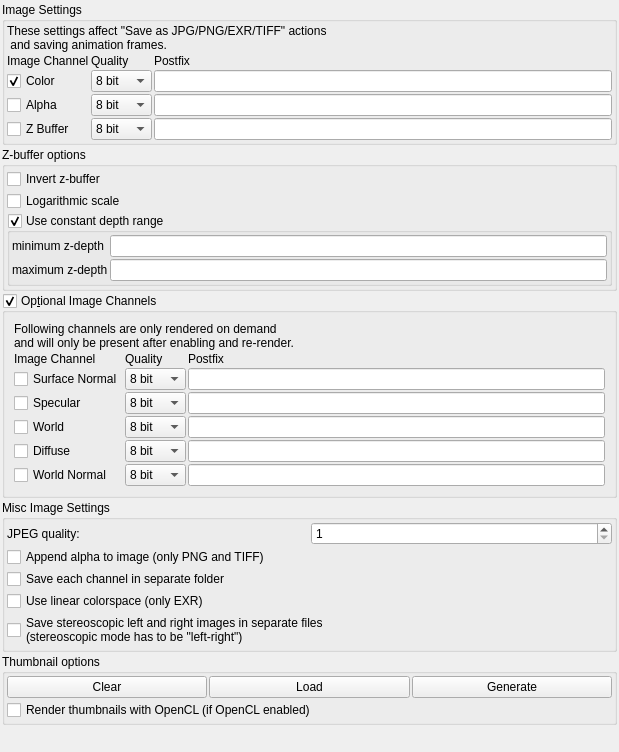
         <widget class="QWidget" name="scrollAreaWidgetContents_image">
          <property name="geometry">
           <rect>
            <x>0</x>
            <y>0</y>
            <width>619</width>
            <height>752</height>
           </rect>
          </property>
          <layout class="QVBoxLayout" name="verticalLayout_image">
           <property name="spacing">
            <number>2</number>
           </property>
           <property name="leftMargin">
            <number>2</number>
           </property>
           <property name="topMargin">
            <number>2</number>
           </property>
           <property name="rightMargin">
            <number>2</number>
           </property>
           <property name="bottomMargin">
            <number>2</number>
           </property>
           <item>
            <widget class="QGroupBox" name="groupBox_4">
             <property name="toolTip">
              <string>&lt;html&gt;&lt;head/&gt;&lt;body&gt;&lt;p&gt;&lt;span style=&quot; font-weight:600;&quot;&gt;JPG&lt;/span&gt;&lt;/p&gt;&lt;p&gt;The quality value will be ignored, since JPG only supports 8 bit precision.&lt;/p&gt;&lt;p&gt;Every image channel will be saved as a separate file with appended postfix.&lt;/p&gt;&lt;p&gt;&lt;span style=&quot; font-weight:600;&quot;&gt;PNG&lt;/span&gt;&lt;/p&gt;&lt;p&gt;The quality value can be 8 bit or 16 bit (32 bit will result in 16 bit precision).&lt;/p&gt;&lt;p&gt;Every image channel will be saved as a separate file. &lt;/p&gt;&lt;p&gt;Only exception can be alpha channel:&lt;/p&gt;&lt;p&gt;If both Color and Alpha channel are selected and &amp;quot;Append alpha to image (only PNG and TIFF)&amp;quot;, then color + alpha will be saved to a RGBA image with quality and postfix of color row.&lt;/p&gt;&lt;p&gt;&lt;span style=&quot; font-weight:600;&quot;&gt;TIFF&lt;/span&gt;&lt;/p&gt;&lt;p&gt;The quality value can be 8 bit, 16 bit or 32 bit.&lt;/p&gt;&lt;p&gt;Every image channel will be saved as a separate file. &lt;/p&gt;&lt;p&gt;Only exception can be alpha channel:&lt;/p&gt;&lt;p&gt;If both Color and Alpha channel are selected and &amp;quot;Append alpha to image (only PNG and TIFF)&amp;quot;, then color + alpha will be saved to a RGBA image with quality and postfix of color row.&lt;/p&gt;&lt;p&gt;&lt;span style=&quot; font-weight:600;&quot;&gt;EXR&lt;/span&gt;&lt;/p&gt;&lt;p&gt;The quality value can be 16 bit or 32 bit (8 bit will result in 16 bit precision).&lt;/p&gt;&lt;p&gt;The postfix will be ignored since all image channels will be saved to one file.&lt;/p&gt;&lt;/body&gt;&lt;/html&gt;</string>
             </property>
             <property name="title">
              <string>Image Settings</string>
             </property>
             <layout class="QVBoxLayout" name="verticalLayout_6">
              <property name="spacing">
               <number>2</number>
              </property>
              <property name="leftMargin">
               <number>2</number>
              </property>
              <property name="topMargin">
               <number>2</number>
              </property>
              <property name="rightMargin">
               <number>2</number>
              </property>
              <property name="bottomMargin">
               <number>2</number>
              </property>
              <item>
               <widget class="QLabel" name="label_12">
                <property name="text">
                 <string>These settings affect &quot;Save as JPG/PNG/EXR/TIFF&quot; actions
 and saving animation frames.</string>
                </property>
               </widget>
              </item>
              <item>
               <layout class="QGridLayout" name="gridLayout_4">
                <property name="spacing">
                 <number>2</number>
                </property>
                <item row="0" column="0">
                 <widget class="QLabel" name="label_10">
                  <property name="text">
                   <string>Image Channel</string>
                  </property>
                 </widget>
                </item>
                <item row="0" column="1">
                 <widget class="QLabel" name="label_8">
                  <property name="text">
                   <string>Quality</string>
                  </property>
                 </widget>
                </item>
                <item row="0" column="2">
                 <widget class="QLabel" name="label_9">
                  <property name="text">
                   <string>Postfix</string>
                  </property>
                 </widget>
                </item>
                <item row="1" column="0">
                 <widget class="MyCheckBox" name="checkBox_color_enabled">
                  <property name="text">
                   <string>Color</string>
                  </property>
                  <property name="checked">
                   <bool>true</bool>
                  </property>
                 </widget>
                </item>
                <item row="1" column="1">
                 <widget class="MyComboBox" name="comboBox_color_quality">
                  <item>
                   <property name="text">
                    <string>8 bit</string>
                   </property>
                  </item>
                  <item>
                   <property name="text">
                    <string>16 bit</string>
                   </property>
                  </item>
                  <item>
                   <property name="text">
                    <string>32 bit</string>
                   </property>
                  </item>
                 </widget>
                </item>
                <item row="1" column="2">
                 <widget class="MyLineEdit" name="text_color_postfix">
                  <property name="text">
                   <string/>
                  </property>
                 </widget>
                </item>
                <item row="2" column="0">
                 <widget class="MyCheckBox" name="checkBox_alpha_enabled">
                  <property name="text">
                   <string>Alpha</string>
                  </property>
                 </widget>
                </item>
                <item row="2" column="1">
                 <widget class="MyComboBox" name="comboBox_alpha_quality">
                  <item>
                   <property name="text">
                    <string>8 bit</string>
                   </property>
                  </item>
                  <item>
                   <property name="text">
                    <string>16 bit</string>
                   </property>
                  </item>
                  <item>
                   <property name="text">
                    <string>32 bit</string>
                   </property>
                  </item>
                 </widget>
                </item>
                <item row="2" column="2">
                 <widget class="MyLineEdit" name="text_alpha_postfix">
                  <property name="text">
                   <string/>
                  </property>
                 </widget>
                </item>
                <item row="3" column="0">
                 <widget class="MyCheckBox" name="checkBox_zbuffer_enabled">
                  <property name="text">
                   <string>Z Buffer</string>
                  </property>
                 </widget>
                </item>
                <item row="3" column="1">
                 <widget class="MyComboBox" name="comboBox_zbuffer_quality">
                  <item>
                   <property name="text">
                    <string>8 bit</string>
                   </property>
                  </item>
                  <item>
                   <property name="text">
                    <string>16 bit</string>
                   </property>
                  </item>
                  <item>
                   <property name="text">
                    <string>32 bit</string>
                   </property>
                  </item>
                 </widget>
                </item>
                <item row="3" column="2">
                 <widget class="MyLineEdit" name="text_zbuffer_postfix">
                  <property name="text">
                   <string/>
                  </property>
                 </widget>
                </item>
               </layout>
              </item>
             </layout>
            </widget>
           </item>
           <item>
            <widget class="QGroupBox" name="groupBox_3">
             <property name="title">
              <string>Z-buffer options</string>
             </property>
             <layout class="QGridLayout" name="gridLayout_6">
              <property name="leftMargin">
               <number>2</number>
              </property>
              <property name="topMargin">
               <number>2</number>
              </property>
              <property name="rightMargin">
               <number>2</number>
              </property>
              <property name="bottomMargin">
               <number>2</number>
              </property>
              <property name="spacing">
               <number>2</number>
              </property>
              <item row="0" column="0">
               <widget class="MyCheckBox" name="checkBox_zbuffer_invert">
                <property name="text">
                 <string>Invert z-buffer</string>
                </property>
               </widget>
              </item>
              <item row="1" column="0">
               <widget class="MyCheckBox" name="checkBox_zbuffer_logarithmic">
                <property name="text">
                 <string>Logarithmic scale</string>
                </property>
               </widget>
              </item>
              <item row="2" column="0">
               <widget class="MyGroupBox" name="groupCheck_zbuffer_constant_range">
                <property name="title">
                 <string>Use constant depth range</string>
                </property>
                <property name="checkable">
                 <bool>true</bool>
                </property>
                <layout class="QGridLayout" name="gridLayout_7">
                 <property name="leftMargin">
                  <number>2</number>
                 </property>
                 <property name="topMargin">
                  <number>2</number>
                 </property>
                 <property name="rightMargin">
                  <number>2</number>
                 </property>
                 <property name="bottomMargin">
                  <number>2</number>
                 </property>
                 <property name="spacing">
                  <number>2</number>
                 </property>
                 <item row="1" column="0">
                  <widget class="QLabel" name="label_2">
                   <property name="text">
                    <string>maximum z-depth</string>
                   </property>
                  </widget>
                 </item>
                 <item row="0" column="0">
                  <widget class="QLabel" name="label_3">
                   <property name="text">
                    <string>minimum z-depth</string>
                   </property>
                  </widget>
                 </item>
                 <item row="0" column="1">
                  <widget class="MyLineEdit" name="logedit_zbuffer_min_depth"/>
                 </item>
                 <item row="1" column="1">
                  <widget class="MyLineEdit" name="logedit_zbuffer_max_depth"/>
                 </item>
                </layout>
               </widget>
              </item>
             </layout>
            </widget>
           </item>
           <item>
            <layout class="QVBoxLayout" name="verticalLayout_10">
             <item>
              <widget class="MyGroupBox" name="groupCheck_optional_image_channels_enabled">
               <property name="title">
                <string>Op&amp;tional Image Channels</string>
               </property>
               <property name="checkable">
                <bool>true</bool>
               </property>
               <layout class="QGridLayout" name="gridLayout_optional_image_channels">
                <property name="spacing">
                 <number>2</number>
                </property>
                <item row="0" column="0" colspan="3">
                 <widget class="QLabel" name="label_rerender_required_info">
                  <property name="text">
                   <string>Following channels are only rendered on demand
and will only be present after enabling and re-render.</string>
                  </property>
                 </widget>
                </item>
                <item row="1" column="0">
                 <widget class="QLabel" name="label_image_channel_optional">
                  <property name="text">
                   <string>Image Channel</string>
                  </property>
                 </widget>
                </item>
                <item row="1" column="1">
                 <widget class="QLabel" name="label_image_quality_optional">
                  <property name="text">
                   <string>Quality</string>
                  </property>
                 </widget>
                </item>
                <item row="1" column="2">
                 <widget class="QLabel" name="label_image_postfix_optional">
                  <property name="text">
                   <string>Postfix</string>
                  </property>
                 </widget>
                </item>
                <item row="2" column="0">
                 <widget class="MyCheckBox" name="checkBox_normal_enabled">
                  <property name="text">
                   <string>Surface Normal</string>
                  </property>
                 </widget>
                </item>
                <item row="2" column="1">
                 <widget class="MyComboBox" name="comboBox_normal_quality">
                  <item>
                   <property name="text">
                    <string>8 bit</string>
                   </property>
                  </item>
                  <item>
                   <property name="text">
                    <string>16 bit</string>
                   </property>
                  </item>
                  <item>
                   <property name="text">
                    <string>32 bit</string>
                   </property>
                  </item>
                 </widget>
                </item>
                <item row="2" column="2">
                 <widget class="MyLineEdit" name="text_normal_postfix">
                  <property name="text">
                   <string/>
                  </property>
                 </widget>
                </item>
                <item row="3" column="0">
                 <widget class="MyCheckBox" name="checkBox_specular_enabled">
                  <property name="text">
                   <string>Specular</string>
                  </property>
                 </widget>
                </item>
                <item row="3" column="1">
                 <widget class="MyComboBox" name="comboBox_specular_quality">
                  <item>
                   <property name="text">
                    <string>8 bit</string>
                   </property>
                  </item>
                  <item>
                   <property name="text">
                    <string>16 bit</string>
                   </property>
                  </item>
                  <item>
                   <property name="text">
                    <string>32 bit</string>
                   </property>
                  </item>
                 </widget>
                </item>
                <item row="3" column="2">
                 <widget class="MyLineEdit" name="text_specular_postfix">
                  <property name="text">
                   <string/>
                  </property>
                 </widget>
                </item>
                <item row="4" column="0">
                 <widget class="MyCheckBox" name="checkBox_world_enabled">
                  <property name="text">
                   <string>World</string>
                  </property>
                 </widget>
                </item>
                <item row="4" column="1">
                 <widget class="MyComboBox" name="comboBox_world_quality">
                  <item>
                   <property name="text">
                    <string>8 bit</string>
                   </property>
                  </item>
                  <item>
                   <property name="text">
                    <string>16 bit</string>
                   </property>
                  </item>
                  <item>
                   <property name="text">
                    <string>32 bit</string>
                   </property>
                  </item>
                 </widget>
                </item>
                <item row="4" column="2">
                 <widget class="MyLineEdit" name="text_world_postfix">
                  <property name="text">
                   <string/>
                  </property>
                 </widget>
                </item>
                <item row="5" column="0">
                 <widget class="MyCheckBox" name="checkBox_diffuse_enabled">
                  <property name="text">
                   <string>Diffuse</string>
                  </property>
                 </widget>
                </item>
                <item row="5" column="1">
                 <widget class="MyComboBox" name="comboBox_diffuse_quality">
                  <item>
                   <property name="text">
                    <string>8 bit</string>
                   </property>
                  </item>
                  <item>
                   <property name="text">
                    <string>16 bit</string>
                   </property>
                  </item>
                  <item>
                   <property name="text">
                    <string>32 bit</string>
                   </property>
                  </item>
                 </widget>
                </item>
                <item row="5" column="2">
                 <widget class="MyLineEdit" name="text_diffuse_postfix">
                  <property name="text">
                   <string/>
                  </property>
                 </widget>
                </item>
                <item row="6" column="0">
                 <widget class="MyCheckBox" name="checkBox_normalWorld_enabled">
                  <property name="text">
                   <string>World Normal</string>
                  </property>
                 </widget>
                </item>
                <item row="6" column="1">
                 <widget class="MyComboBox" name="comboBox_normalWorld_quality">
                  <item>
                   <property name="text">
                    <string>8 bit</string>
                   </property>
                  </item>
                  <item>
                   <property name="text">
                    <string>16 bit</string>
                   </property>
                  </item>
                  <item>
                   <property name="text">
                    <string>32 bit</string>
                   </property>
                  </item>
                 </widget>
                </item>
                <item row="6" column="2">
                 <widget class="MyLineEdit" name="text_normalWorld_postfix">
                  <property name="text">
                   <string/>
                  </property>
                 </widget>
                </item>
               </layout>
              </widget>
             </item>
            </layout>
           </item>
           <item>
            <widget class="QGroupBox" name="groupBox_2">
             <property name="title">
              <string>Misc Image Settings</string>
             </property>
             <layout class="QVBoxLayout" name="verticalLayout_4">
              <property name="spacing">
               <number>2</number>
              </property>
              <property name="leftMargin">
               <number>2</number>
              </property>
              <property name="topMargin">
               <number>2</number>
              </property>
              <property name="rightMargin">
               <number>2</number>
              </property>
              <property name="bottomMargin">
               <number>2</number>
              </property>
              <item>
               <layout class="QGridLayout" name="gridLayout_2">
                <property name="spacing">
                 <number>2</number>
                </property>
                <item row="0" column="0">
                 <widget class="QLabel" name="label_5">
                  <property name="text">
                   <string>JPEG quality:</string>
                  </property>
                 </widget>
                </item>
                <item row="0" column="1">
                 <widget class="MySpinBox" name="spinboxInt_jpeg_quality">
                  <property name="minimum">
                   <number>1</number>
                  </property>
                  <property name="maximum">
                   <number>100</number>
                  </property>
                 </widget>
                </item>
                <item row="2" column="0" colspan="2">
                 <widget class="MyCheckBox" name="checkBox_save_channels_in_separate_folders">
                  <property name="text">
                   <string>Save each channel in separate folder</string>
                  </property>
                 </widget>
                </item>
                <item row="3" column="0" colspan="2">
                 <widget class="MyCheckBox" name="checkBox_linear_colorspace">
                  <property name="text">
                   <string>Use linear colorspace (only EXR)</string>
                  </property>
                 </widget>
                </item>
                <item row="4" column="0" colspan="2">
                 <widget class="MyCheckBox" name="checkBox_stereoscopic_in_separate_files">
                  <property name="text">
                   <string>Save stereoscopic left and right images in separate files
(stereoscopic mode has to be &quot;left-right&quot;)</string>
                  </property>
                 </widget>
                </item>
                <item row="1" column="0">
                 <widget class="MyCheckBox" name="checkBox_append_alpha_png">
                  <property name="text">
                   <string>Append alpha to image (only PNG and TIFF)</string>
                  </property>
                 </widget>
                </item>
               </layout>
              </item>
             </layout>
            </widget>
           </item>
           <item>
            <widget class="QGroupBox" name="groupBox_thumbnail_options">
             <property name="title">
              <string>Thumbnail options</string>
             </property>
             <layout class="QVBoxLayout" name="verticalLayout_thumbnail_options">
              <property name="spacing">
               <number>2</number>
              </property>
              <property name="leftMargin">
               <number>2</number>
              </property>
              <property name="topMargin">
               <number>2</number>
              </property>
              <property name="rightMargin">
               <number>2</number>
              </property>
              <property name="bottomMargin">
               <number>2</number>
              </property>
              <item>
               <layout class="QGridLayout" name="gridLayout_thumbnail_options">
                <property name="spacing">
                 <number>2</number>
                </property>
                <item row="0" column="2">
                 <widget class="QPushButton" name="pushButton_generate_thumbnail_cache">
                  <property name="text">
                   <string>Generate</string>
                  </property>
                  <property name="icon">
                   <iconset theme="applications-graphics" resource="icons.qrc">
                    <normaloff>:/system/icons/applications-graphics.svg</normaloff>:/system/icons/applications-graphics.svg</iconset>
                  </property>
                 </widget>
                </item>
                <item row="0" column="0">
                 <widget class="QPushButton" name="pushButton_clear_thumbnail_cache">
                  <property name="text">
                   <string>Clear</string>
                  </property>
                  <property name="icon">
                   <iconset theme="process-stop" resource="icons.qrc">
                    <normaloff>:/system/icons/process-stop.svg</normaloff>:/system/icons/process-stop.svg</iconset>
                  </property>
                 </widget>
                </item>
                <item row="0" column="1">
                 <widget class="QPushButton" name="pushButton_load_thumbnail_cache">
                  <property name="text">
                   <string>Load</string>
                  </property>
                  <property name="icon">
                   <iconset theme="document-save" resource="icons.qrc">
                    <normaloff>:/system/icons/document-save.svg</normaloff>:/system/icons/document-save.svg</iconset>
                  </property>
                 </widget>
                </item>
                <item row="1" column="0" colspan="3">
                 <widget class="MyCheckBox" name="checkBox_thumbnails_with_opencl">
                  <property name="text">
                   <string>Render thumbnails with OpenCL (if OpenCL enabled)</string>
                  </property>
                 </widget>
                </item>
               </layout>
              </item>
             </layout>
            </widget>
           </item>
           <item>
            <spacer name="verticalSpacer_2">
             <property name="orientation">
              <enum>Qt::Vertical</enum>
             </property>
             <property name="sizeHint" stdset="0">
              <size>
               <width>20</width>
               <height>40</height>
              </size>
             </property>
            </spacer>
           </item>
          </layout>
         </widget>
